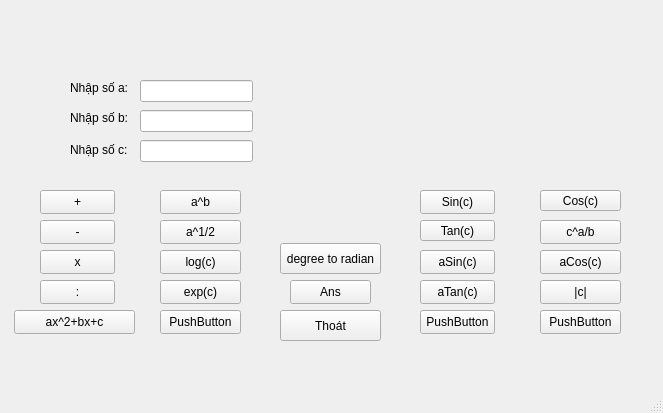
<?xml version="1.0" encoding="UTF-8"?>
<ui version="4.0">
 <class>MainWindow</class>
 <widget class="QMainWindow" name="MainWindow">
  <property name="geometry">
   <rect>
    <x>0</x>
    <y>0</y>
    <width>663</width>
    <height>413</height>
   </rect>
  </property>
  <property name="windowTitle">
   <string>MainWindow</string>
  </property>
  <widget class="QWidget" name="centralwidget">
   <widget class="QLabel" name="label">
    <property name="geometry">
     <rect>
      <x>70</x>
      <y>80</y>
      <width>71</width>
      <height>16</height>
     </rect>
    </property>
    <property name="text">
     <string>Nhập số a: </string>
    </property>
   </widget>
   <widget class="QLabel" name="label_2">
    <property name="geometry">
     <rect>
      <x>70</x>
      <y>110</y>
      <width>71</width>
      <height>16</height>
     </rect>
    </property>
    <property name="text">
     <string>Nhập số b: </string>
    </property>
   </widget>
   <widget class="QLineEdit" name="Line1">
    <property name="geometry">
     <rect>
      <x>140</x>
      <y>80</y>
      <width>113</width>
      <height>22</height>
     </rect>
    </property>
   </widget>
   <widget class="QLineEdit" name="Line2">
    <property name="geometry">
     <rect>
      <x>140</x>
      <y>110</y>
      <width>113</width>
      <height>22</height>
     </rect>
    </property>
   </widget>
   <widget class="QPushButton" name="SumButton">
    <property name="geometry">
     <rect>
      <x>40</x>
      <y>190</y>
      <width>75</width>
      <height>24</height>
     </rect>
    </property>
    <property name="text">
     <string>+</string>
    </property>
   </widget>
   <widget class="QPushButton" name="SubtractionButton">
    <property name="geometry">
     <rect>
      <x>40</x>
      <y>220</y>
      <width>75</width>
      <height>24</height>
     </rect>
    </property>
    <property name="text">
     <string>-</string>
    </property>
   </widget>
   <widget class="QPushButton" name="MultiplicationButton">
    <property name="geometry">
     <rect>
      <x>40</x>
      <y>250</y>
      <width>75</width>
      <height>24</height>
     </rect>
    </property>
    <property name="text">
     <string>x</string>
    </property>
   </widget>
   <widget class="QPushButton" name="DivisionButton">
    <property name="geometry">
     <rect>
      <x>40</x>
      <y>280</y>
      <width>75</width>
      <height>24</height>
     </rect>
    </property>
    <property name="text">
     <string>:</string>
    </property>
   </widget>
   <widget class="QLabel" name="ResultLable">
    <property name="geometry">
     <rect>
      <x>270</x>
      <y>80</y>
      <width>341</width>
      <height>81</height>
     </rect>
    </property>
    <property name="font">
     <font>
      <pointsize>11</pointsize>
     </font>
    </property>
    <property name="tabletTracking">
     <bool>true</bool>
    </property>
    <property name="autoFillBackground">
     <bool>true</bool>
    </property>
    <property name="frameShadow">
     <enum>QFrame::Plain</enum>
    </property>
    <property name="text">
     <string/>
    </property>
    <property name="scaledContents">
     <bool>false</bool>
    </property>
    <property name="wordWrap">
     <bool>false</bool>
    </property>
   </widget>
   <widget class="QPushButton" name="pushButton">
    <property name="geometry">
     <rect>
      <x>160</x>
      <y>190</y>
      <width>81</width>
      <height>24</height>
     </rect>
    </property>
    <property name="text">
     <string>a^b</string>
    </property>
   </widget>
   <widget class="QPushButton" name="pushButton_2">
    <property name="geometry">
     <rect>
      <x>160</x>
      <y>220</y>
      <width>81</width>
      <height>24</height>
     </rect>
    </property>
    <property name="text">
     <string>a^1/2</string>
    </property>
   </widget>
   <widget class="QPushButton" name="exitButton">
    <property name="geometry">
     <rect>
      <x>280</x>
      <y>310</y>
      <width>101</width>
      <height>31</height>
     </rect>
    </property>
    <property name="text">
     <string>Thoát</string>
    </property>
   </widget>
   <widget class="QPushButton" name="log_button">
    <property name="geometry">
     <rect>
      <x>160</x>
      <y>250</y>
      <width>81</width>
      <height>24</height>
     </rect>
    </property>
    <property name="text">
     <string>log(c)</string>
    </property>
   </widget>
   <widget class="QPushButton" name="exp_button">
    <property name="geometry">
     <rect>
      <x>160</x>
      <y>280</y>
      <width>81</width>
      <height>24</height>
     </rect>
    </property>
    <property name="text">
     <string>exp(c)</string>
    </property>
   </widget>
   <widget class="QPushButton" name="Sin_button">
    <property name="geometry">
     <rect>
      <x>420</x>
      <y>190</y>
      <width>75</width>
      <height>24</height>
     </rect>
    </property>
    <property name="text">
     <string>Sin(c)</string>
    </property>
   </widget>
   <widget class="QPushButton" name="Cos_button">
    <property name="geometry">
     <rect>
      <x>540</x>
      <y>190</y>
      <width>81</width>
      <height>21</height>
     </rect>
    </property>
    <property name="text">
     <string>Cos(c)</string>
    </property>
   </widget>
   <widget class="QPushButton" name="Tan_button">
    <property name="geometry">
     <rect>
      <x>420</x>
      <y>220</y>
      <width>75</width>
      <height>21</height>
     </rect>
    </property>
    <property name="text">
     <string>Tan(c)</string>
    </property>
   </widget>
   <widget class="QPushButton" name="canbaca_button">
    <property name="geometry">
     <rect>
      <x>540</x>
      <y>220</y>
      <width>81</width>
      <height>24</height>
     </rect>
    </property>
    <property name="text">
     <string>c^a/b</string>
    </property>
   </widget>
   <widget class="QPushButton" name="aSin_button">
    <property name="geometry">
     <rect>
      <x>420</x>
      <y>250</y>
      <width>75</width>
      <height>24</height>
     </rect>
    </property>
    <property name="text">
     <string>aSin(c)</string>
    </property>
   </widget>
   <widget class="QPushButton" name="pushButton_3">
    <property name="geometry">
     <rect>
      <x>540</x>
      <y>250</y>
      <width>81</width>
      <height>24</height>
     </rect>
    </property>
    <property name="text">
     <string>aCos(c)</string>
    </property>
   </widget>
   <widget class="QPushButton" name="pushButton_4">
    <property name="geometry">
     <rect>
      <x>420</x>
      <y>280</y>
      <width>75</width>
      <height>24</height>
     </rect>
    </property>
    <property name="text">
     <string>aTan(c)</string>
    </property>
   </widget>
   <widget class="QPushButton" name="pushButton_5">
    <property name="geometry">
     <rect>
      <x>540</x>
      <y>280</y>
      <width>81</width>
      <height>24</height>
     </rect>
    </property>
    <property name="text">
     <string>|c|</string>
    </property>
   </widget>
   <widget class="QLabel" name="label_3">
    <property name="geometry">
     <rect>
      <x>70</x>
      <y>140</y>
      <width>71</width>
      <height>20</height>
     </rect>
    </property>
    <property name="text">
     <string>Nhập số c:</string>
    </property>
   </widget>
   <widget class="QLineEdit" name="x_LineEdit">
    <property name="geometry">
     <rect>
      <x>140</x>
      <y>140</y>
      <width>113</width>
      <height>22</height>
     </rect>
    </property>
   </widget>
   <widget class="QPushButton" name="pushButton_6">
    <property name="geometry">
     <rect>
      <x>290</x>
      <y>280</y>
      <width>81</width>
      <height>24</height>
     </rect>
    </property>
    <property name="text">
     <string>Ans</string>
    </property>
   </widget>
   <widget class="QPushButton" name="Phuong_trinh_bac_2">
    <property name="geometry">
     <rect>
      <x>14</x>
      <y>310</y>
      <width>121</width>
      <height>24</height>
     </rect>
    </property>
    <property name="text">
     <string>ax^2+bx+c</string>
    </property>
   </widget>
   <widget class="QPushButton" name="pushButton_8">
    <property name="geometry">
     <rect>
      <x>160</x>
      <y>310</y>
      <width>81</width>
      <height>24</height>
     </rect>
    </property>
    <property name="text">
     <string>PushButton</string>
    </property>
   </widget>
   <widget class="QPushButton" name="pushButton_9">
    <property name="geometry">
     <rect>
      <x>420</x>
      <y>310</y>
      <width>75</width>
      <height>24</height>
     </rect>
    </property>
    <property name="text">
     <string>PushButton</string>
    </property>
   </widget>
   <widget class="QPushButton" name="pushButton_10">
    <property name="geometry">
     <rect>
      <x>540</x>
      <y>310</y>
      <width>81</width>
      <height>24</height>
     </rect>
    </property>
    <property name="text">
     <string>PushButton</string>
    </property>
   </widget>
   <widget class="QPushButton" name="pushButton_11">
    <property name="geometry">
     <rect>
      <x>280</x>
      <y>243</y>
      <width>101</width>
      <height>31</height>
     </rect>
    </property>
    <property name="text">
     <string>degree to radian</string>
    </property>
   </widget>
  </widget>
  <widget class="QMenuBar" name="menubar">
   <property name="geometry">
    <rect>
     <x>0</x>
     <y>0</y>
     <width>663</width>
     <height>26</height>
    </rect>
   </property>
  </widget>
  <widget class="QStatusBar" name="statusbar"/>
 </widget>
 <resources/>
 <connections/>
</ui>
